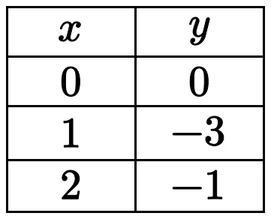
#> input picture bank/f/06f37a84cc4f.webp, 271 x 219 px
$ python -i upscale_figures.py   (imports and definitions only)
#> lines starting #> are read from the running program, lines starting #| are printed output that depends on the picture
#> further down, picture is the input picture: shape (219, 271, 3); mean R, G, B 228.8, 228.8, 228.8
#!/usr/bin/env python3
"""Replace blurry figure pictures (bank/f) by a cleaner enlargement of the bitmap that the original PDF embeds.

Many figures (scatterplots, graphs) are only small bitmaps inside the College Board PDFs (for example 140 x 154 px),
so they cannot be sharper than that, but the bank copy had been resampled twice and looked blotchy. This takes the
embedded bitmap itself (pdfimages), enlarges it 3x (Lanczos), removes the JPEG noise, sharpens and stretches the
contrast. Vector figures were already re-cut at 2x by tools/restore_figures.py and are not touched.

A bank picture is replaced only if a bitmap of its question's PDF page(s) is the same drawing: aspect ratio within 8%
and correlation >= 0.6 after resizing both to 200 x 200. The token keeps its width in em; the height follows the
bitmap's aspect.

The PDFs are on the git branch add-original-pdfs (see README.txt):
    python3 tools/upscale_figures.py --pdf-dir /tmp/pdfs [--apply] [--sheet before_after.png]
"""
import argparse, glob, hashlib, io, json, os, re, subprocess, sys, tempfile
import cv2, numpy as np
from PIL import Image
HERE = os.path.dirname(os.path.abspath(__file__)); BANK = os.path.join(HERE, '..', 'bank')
SRC = {'Math Easy+Medium': 'Math Easy+Medium_compressed.pdf', 'Math Hard': 'Math Hard_compressed.pdf',
       'Reading & Writing': 'Reading & Writing_compressed.pdf'}
TK = re.compile(r'⟦f:([0-9a-f]+):(-?[\d.]+):(-?[\d.]+)⟧')
MIN = 60; FACT = 3

def bank_gray(h):
    im = Image.open(os.path.join(BANK, 'f', h + '.webp')).convert('RGBA'); b = Image.new('RGBA', im.size, 'white'); b.alpha_composite(im)
    return np.array(b.convert('L'), dtype=np.uint8)

_cache = {}
# [31 lines left out: functions page_bitmaps, score, not called in this run]

def enhance(rgb):
    a = np.array(rgb); colour = (a.max(2).astype(int) - a.min(2)).mean() > 12
#> after `colour = (a.max(2).astype(int) - a.min(2)).mean() > 12`: colour = False
    ch = [a[:, :, i] for i in range(3)] if colour else [cv2.cvtColor(a, cv2.COLOR_RGB2GRAY)]
#> ch = 1 item
    out = []
    for g in ch:
        u = cv2.resize(g, None, fx=FACT, fy=FACT, interpolation=cv2.INTER_LANCZOS4)
        u = cv2.fastNlMeansDenoising(u, None, h=6, templateWindowSize=5, searchWindowSize=15)
        s = cv2.addWeighted(u, 1.8, cv2.GaussianBlur(u, (0, 0), 1.6), -0.8, 0)
        out.append(s)
#> this loop made 1 pass
#> pass 1, in enhance, `u = cv2.resize(g, None, fx=FACT, fy=FACT, interpolation=cv2.INTER_LANC..`:
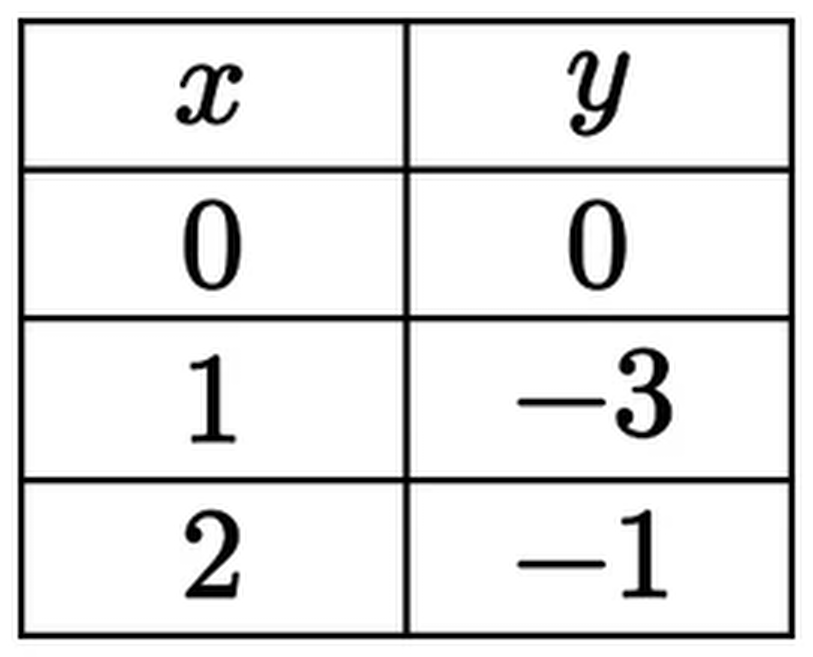
#> u: shape (657, 813); min 0, max 255, mean 228.9
#> after the loop, out = 1 item
    s = np.stack(out, 2) if colour else out[0]
    lo, hi = np.percentile(s, 2), np.percentile(s, 97)
#> lo = 0; hi = 255
    s = np.clip((s.astype(float) - lo) / max(1, hi - lo), 0, 1)
    return Image.fromarray((255 * s ** 0.75).astype(np.uint8))

# [45 lines left out: function main, not called in this run]
# [1 line not run here, left out]

>>> import cv2
>>> picture = cv2.cvtColor(cv2.imread('../bank/f/06f37a84cc4f.webp'), cv2.COLOR_BGR2RGB)
>>> result = enhance(picture)

$ run again, on bank/f/0c7e32124e20.webp
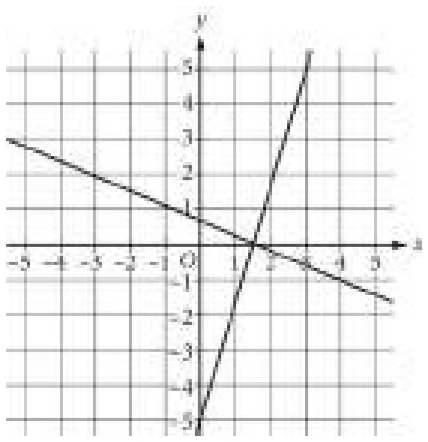
#> input picture bank/f/0c7e32124e20.webp, 428 x 442 px
#> picture is the input picture: shape (442, 428, 3); mean R, G, B 239, 238.9, 239
#> colour = False
#> ch = 1 item
#> the loop in enhance, `for g in ch:` made 1 pass
#> pass 1, in enhance, `u = cv2.resize(g, None, fx=FACT, fy=FACT, interpolation=cv2.INTER_LANC..`:
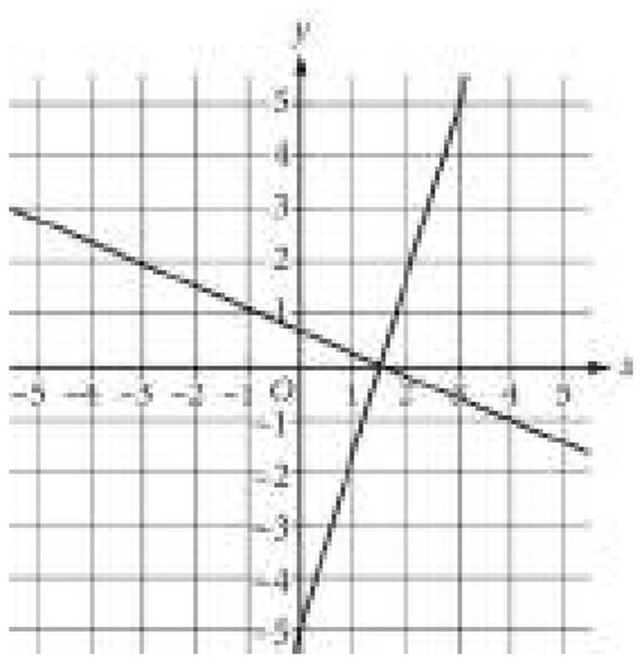
#> u: shape (1326, 1284) (shown at 1/2 size); min 0, max 255, mean 238.7
#> lo = 114; hi = 255
#> in enhance, `return Image.fromarray((255 * s ** 0.75).astype(np.uint8))`:
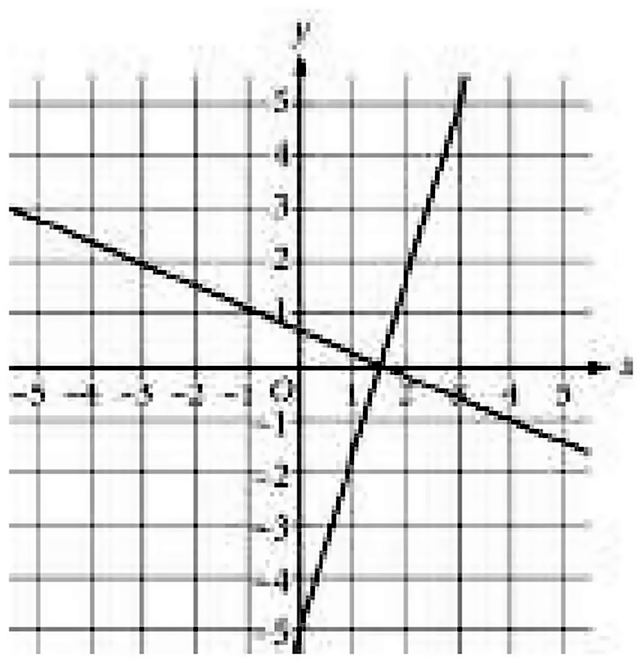
#> returned value: PIL image 1284x1326 L (shown at 1/2 size); min 0, max 255, mean 230.5
